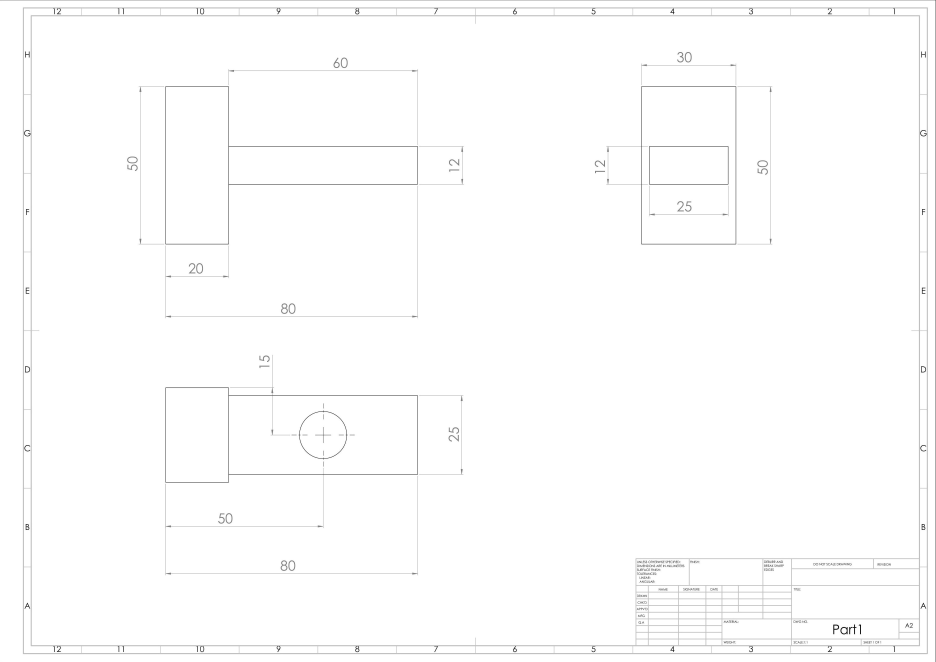
#> input picture compare/scripts/Correct.jpg, 4678 x 3308 px (shown at 1/5 size)
$ python highlight.py   (Python 2 division)
#> lines starting #> are read from the running program, lines starting #| are printed output that depends on the picture
import numpy as np
import imutils
import cv2 as cv
lst=[[(1667, 285), (1746, 285), (1746, 342), (1667, 342)], [(3380, 260), (3458, 253), (3463, 309), (3385, 316)], [(3378, 1007), (3455, 993), (3465, 1053), (3388, 1066)], [(943, 1311), (1018, 1311), (1018, 1368), (943, 1368)], [(1404, 1514), (1477, 1514), (1477, 1568), (1404, 1568)], [(1089, 2560), (1166, 2560), (1166, 2617), (1089, 2617)], [(1397, 2800), (1473, 2793), (1478, 2851), (1402, 2858)], [(3186, 2846), (3247, 2835), (3253, 2870), (3192, 2880)], [(3195, 2903), (3270, 2890), (3273, 2909), (3198, 2922)], [(4161, 3117), (4307, 3117), (4307, 3171), (4161, 3171)], [(4522, 3115), (4558, 3109), (4563, 3134), (4527, 3141)]]
img = cv.imread('Correct.jpg')
#> img is the input picture: shape (3308, 4678, 3); min 0, max 255, mean 252.9
#img = cv.rectangle(img, (1667,285), (1746,342), (255,0,0), 4)
for a in lst:
    print a[0][0],a[0][1],a[2][0],a[2][1]
    p1=a[0][0]-10
    p2=a[0][1]-10
    p3=a[2][0]+10
    p4=a[2][1]+10
    img = cv.rectangle(img, (p1,p2), (p3,p4), (255,0,0), 4)
    cv.imwrite('Draw01.jpg',img)
    #print a[1][0][0],a[1][0][1],a[1][2][0],a[1][2][1]
image = cv.imread("Draw01.jpg")
rotated = imutils.rotate_bound(image, 90)
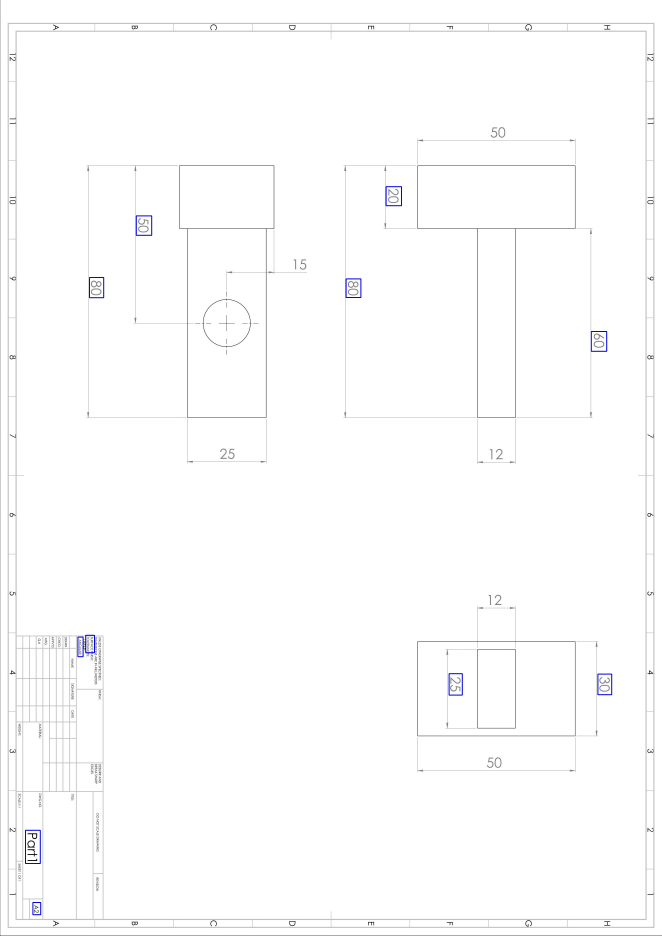
#> rotated: shape (4678, 3308, 3) (shown at 1/5 size); mean B, G, R 252.9, 252.6, 252.6
cv.imwrite('Draw021.jpg',rotated)
lst2=[[(2455, 632), (2525, 632), (2525, 689), (2455, 689)], [(1464, 1292), (1532, 1292), (1532, 1349), (1464, 1349)], [(1096, 2238), (1178, 2238), (1178, 2297), (1096, 2297)], [(2448, 2243), (2513, 2240), (2515, 2298), (2451, 2301)], [(2441, 2967), (2510, 2973), (2505, 3033), (2436, 3027)], [(2428, 3789), (2504, 3782), (2509, 3838), (2433, 3845)]]
img = cv.imread('Draw021.jpg')
#> img: shape (4678, 3308, 3)
for a in lst2:
    print a[0][0],a[0][1],a[2][0],a[2][1]
    p1=a[0][0]-10
    p2=a[0][1]-10
    p3=a[2][0]+10
    p4=a[2][1]+10
    img = cv.rectangle(img, (p1,p2), (p3,p4), (255,0,0), 4)
    cv.imwrite('Draw021.jpg',img)
image = cv.imread("Draw021.jpg")
#> image: shape (4678, 3308, 3)
rotated = imutils.rotate_bound(image, -90)
#> rotated: shape (3308, 4678, 3)
cv.imwrite('Final.jpg',rotated)
#cv.imwrite('Draw01.jpg',img)
#cv.imshow('Draw01',img2)
#cv.waitKey(0)
